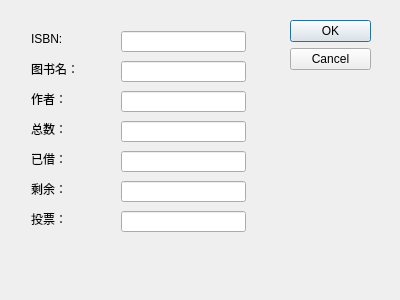
<?xml version="1.0" encoding="UTF-8"?>
<ui version="4.0">
 <class>AddBookDialog</class>
 <widget class="QDialog" name="AddBookDialog">
  <property name="geometry">
   <rect>
    <x>0</x>
    <y>0</y>
    <width>400</width>
    <height>300</height>
   </rect>
  </property>
  <property name="windowTitle">
   <string>Dialog</string>
  </property>
  <widget class="QDialogButtonBox" name="buttonBox">
   <property name="geometry">
    <rect>
     <x>290</x>
     <y>20</y>
     <width>81</width>
     <height>241</height>
    </rect>
   </property>
   <property name="orientation">
    <enum>Qt::Vertical</enum>
   </property>
   <property name="standardButtons">
    <set>QDialogButtonBox::Cancel|QDialogButtonBox::Ok</set>
   </property>
  </widget>
  <widget class="QLineEdit" name="lineEditAddTotal">
   <property name="geometry">
    <rect>
     <x>121</x>
     <y>121</y>
     <width>125</width>
     <height>21</height>
    </rect>
   </property>
  </widget>
  <widget class="QLabel" name="labelAddISBN">
   <property name="geometry">
    <rect>
     <x>31</x>
     <y>31</y>
     <width>36</width>
     <height>16</height>
    </rect>
   </property>
   <property name="text">
    <string>ISBN:</string>
   </property>
  </widget>
  <widget class="QLabel" name="labelAddBookName">
   <property name="geometry">
    <rect>
     <x>31</x>
     <y>61</y>
     <width>73</width>
     <height>16</height>
    </rect>
   </property>
   <property name="text">
    <string>图书名：</string>
   </property>
  </widget>
  <widget class="QLabel" name="labelAddAuthor">
   <property name="geometry">
    <rect>
     <x>31</x>
     <y>91</y>
     <width>44</width>
     <height>16</height>
    </rect>
   </property>
   <property name="text">
    <string>作者：</string>
   </property>
  </widget>
  <widget class="QLabel" name="labelAddNumberAll">
   <property name="geometry">
    <rect>
     <x>31</x>
     <y>121</y>
     <width>32</width>
     <height>16</height>
    </rect>
   </property>
   <property name="text">
    <string>总数：</string>
   </property>
  </widget>
  <widget class="QLabel" name="labelAddLoan">
   <property name="geometry">
    <rect>
     <x>31</x>
     <y>151</y>
     <width>46</width>
     <height>16</height>
    </rect>
   </property>
   <property name="text">
    <string>已借：</string>
   </property>
  </widget>
  <widget class="QLabel" name="labelAddVote">
   <property name="geometry">
    <rect>
     <x>31</x>
     <y>211</y>
     <width>32</width>
     <height>16</height>
    </rect>
   </property>
   <property name="text">
    <string>投票：</string>
   </property>
  </widget>
  <widget class="QLabel" name="labelAddRemain">
   <property name="geometry">
    <rect>
     <x>31</x>
     <y>181</y>
     <width>64</width>
     <height>16</height>
    </rect>
   </property>
   <property name="text">
    <string>剩余：</string>
   </property>
  </widget>
  <widget class="QLineEdit" name="lineEditAddISBN">
   <property name="geometry">
    <rect>
     <x>121</x>
     <y>31</y>
     <width>125</width>
     <height>21</height>
    </rect>
   </property>
  </widget>
  <widget class="QLineEdit" name="lineEditAddAuthor">
   <property name="geometry">
    <rect>
     <x>121</x>
     <y>91</y>
     <width>125</width>
     <height>21</height>
    </rect>
   </property>
  </widget>
  <widget class="QLineEdit" name="lineEditAddRemaining">
   <property name="geometry">
    <rect>
     <x>121</x>
     <y>181</y>
     <width>125</width>
     <height>21</height>
    </rect>
   </property>
  </widget>
  <widget class="QLineEdit" name="lineEditAddLoaned">
   <property name="geometry">
    <rect>
     <x>121</x>
     <y>151</y>
     <width>125</width>
     <height>21</height>
    </rect>
   </property>
  </widget>
  <widget class="QLineEdit" name="lineEditAddBookName">
   <property name="geometry">
    <rect>
     <x>121</x>
     <y>61</y>
     <width>125</width>
     <height>21</height>
    </rect>
   </property>
  </widget>
  <widget class="QLineEdit" name="lineEditAddVote">
   <property name="geometry">
    <rect>
     <x>121</x>
     <y>211</y>
     <width>125</width>
     <height>21</height>
    </rect>
   </property>
  </widget>
 </widget>
 <resources/>
 <connections>
  <connection>
   <sender>buttonBox</sender>
   <signal>accepted()</signal>
   <receiver>AddBookDialog</receiver>
   <slot>accept()</slot>
   <hints>
    <hint type="sourcelabel">
     <x>248</x>
     <y>254</y>
    </hint>
    <hint type="destinationlabel">
     <x>157</x>
     <y>274</y>
    </hint>
   </hints>
  </connection>
  <connection>
   <sender>buttonBox</sender>
   <signal>rejected()</signal>
   <receiver>AddBookDialog</receiver>
   <slot>reject()</slot>
   <hints>
    <hint type="sourcelabel">
     <x>316</x>
     <y>260</y>
    </hint>
    <hint type="destinationlabel">
     <x>286</x>
     <y>274</y>
    </hint>
   </hints>
  </connection>
 </connections>
</ui>
